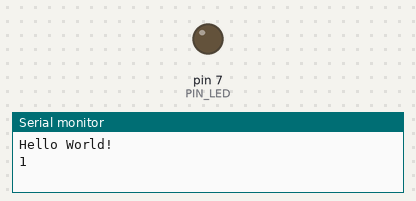
A sketch run on a simulated Arduino Uno, built with avr-gcc and run on an emulated ATmega328P. Parts: output pins drawn as LEDs (lit = HIGH), the last lines printed to the serial monitor. Dashed ring = blinking. At 2.0 s the program stops and its outputs stay as they are.

Above: at 0.5 s.
At 1.85 s:
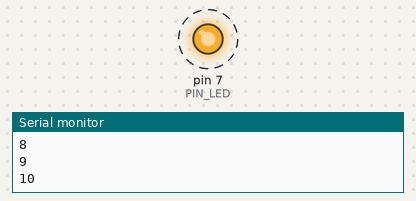
Timing chart, 0 to 3.0 s (numbered marks = the images above):
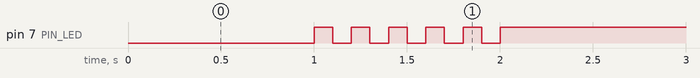

Measured:
- by itself, pin 7 (PIN_LED): alternates HIGH for 0.10 s and LOW for 0.10 s, 11 changes in all, then stays HIGH

The sketch:

05_practice_2.ino
```cpp
#define PIN_LED 7
unsigned int count, toggle;

void setup() {
  pinMode(PIN_LED, OUTPUT);
  Serial.begin(9600); // Initialize serial port
  while (!Serial) {
    ; // wait for serial port to connect.
  }
  Serial.println("Hello World!");
  count = 0;
  toggle = 1;
  digitalWrite(PIN_LED, toggle); // turn off LED.
}

void loop() {
  Serial.println(++count);
  toggle = toggle_state(toggle); // toggle LED value.
  digitalWrite(PIN_LED, toggle); // update LED status.
  if (count == 1) {
    delay(1000); // wait for 1,000 milliseconds
  } else if (count > 1 && count < 12) {
    delay(100); // wait for 100 ms
  } else {
    while(1){}
  }

}

int toggle_state(int toggle) {
  if (toggle == 1) {
    toggle = 0;
  } else if (toggle == 0 ) {
    toggle = 1;
  }
  return toggle;
}
```
